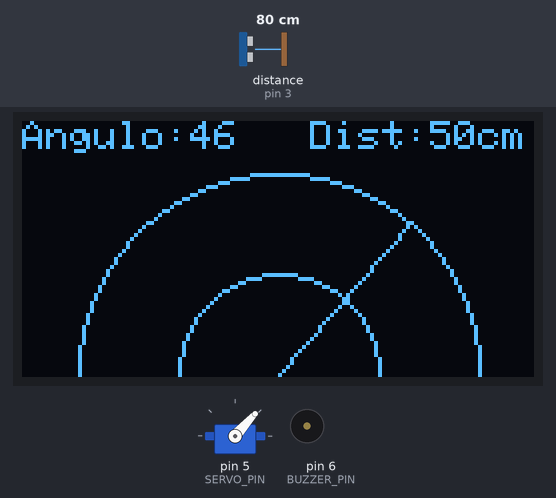
A sketch run on a simulated Arduino Uno, built with avr-gcc and run on an emulated ATmega328P. Shown: servo, 128×64 one-colour display, buzzer (waves = sounding, pin HIGH). Wiring (inferred from the names in the program): ultrasonic range finder: trigger pin 2; echo pin 3. Inputs (shaded band) come from the test bench; at power-on: distance to the obstacle (sensor on pin 3) 80 cm. The echo pulse lasts 58.3 µs per cm; pins used as bus, display or sensor lines are not drawn.

Above: at 3.24 s.
3.5 s: distance to the obstacle (sensor on pin 3) set to 2 cm
At 4.04 s:
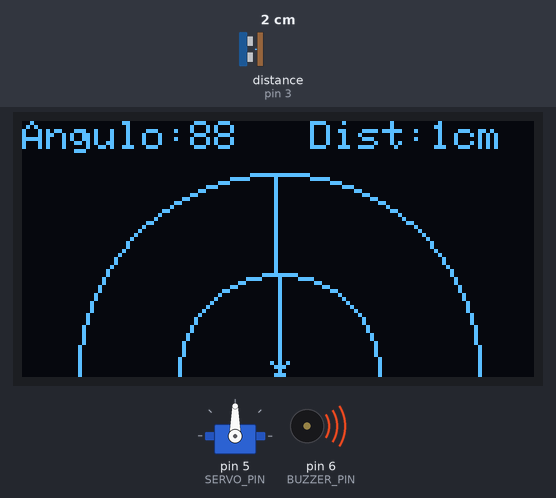
5.6 s: distance to the obstacle (sensor on pin 3) set to 35 cm
At 5.87 s:
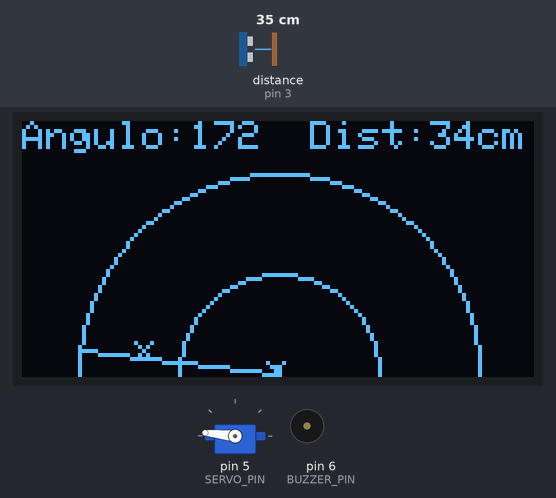
8.5 s: distance to the obstacle (sensor on pin 3) set to 28 cm
At 8.65 s:
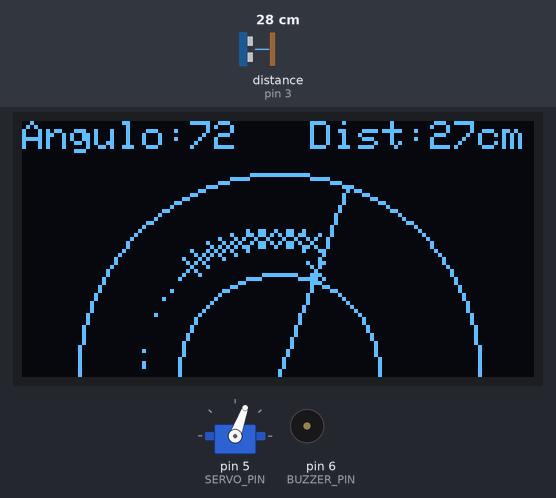
10.5 s: distance to the obstacle (sensor on pin 3) set to 22 cm
At 10.65 s:
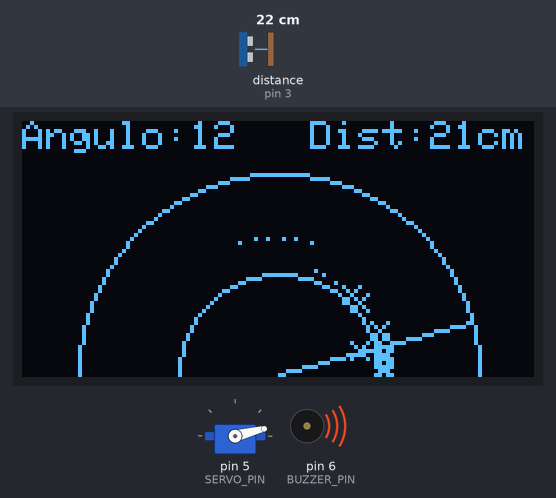
Timing chart, 0 to 33.3 s (numbered marks = the images above; inputs shaded):
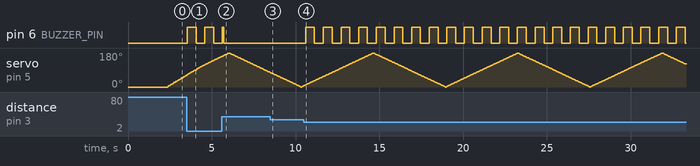

Measured:
- the behaviour switches between 26 and 25 cm on distance to the obstacle (sensor on pin 3) (found by bisection; images 3 and 4)
- after the input at 3.5 s, pin 6 (BUZZER_PIN): alternates HIGH for 0.54 s and LOW for 0.50 s, starting at once
- after the input at 10.5 s, pin 6 (BUZZER_PIN): alternates HIGH for 0.52 s and LOW for 0.53 s, starting after 0.10 s

The sketch:

radar.ino
```cpp
// BIBLIOTECAS UTILIZADAS

#include <Servo.h>
#include <Wire.h>
#include <Adafruit_GFX.h>
#include <Adafruit_SSD1306.h>

#define SCREEN_WIDTH 128
#define SCREEN_HEIGHT 64
#define OLED_RESET -1

Adafruit_SSD1306 display(SCREEN_WIDTH, SCREEN_HEIGHT, &Wire, OLED_RESET);

#define TRIG_PIN 2
#define ECHO_PIN 3
#define SERVO_PIN 5
#define BUZZER_PIN 6

// VARIÁVEIS GLOBAIS

Servo servo;

const int maxDistance = 50;
const int centerX = SCREEN_WIDTH / 2;
const int centerY = SCREEN_HEIGHT - 1;
const int maxRadius = 50;

struct Blip {
 float angle;
 int distance;
 unsigned long timestamp;
 bool active;
};

Blip blips[20];
int blipCount = 0;
unsigned long lastUpdate = 0;
const long fadeTime = 3000;
int currentAngle = 0;
int currentDistance = 0;
unsigned long lastToggle = 0;
bool toggleState = false;

float measureDistance() {

 digitalWrite(TRIG_PIN, LOW);
 delayMicroseconds(2);
 digitalWrite(TRIG_PIN, HIGH);
 delayMicroseconds(10);
 digitalWrite(TRIG_PIN, LOW);

 long duration = pulseIn(ECHO_PIN, HIGH, 30000);

 if (duration == 0) return maxDistance;
  float distance = duration * 0.034 / 2;
  return (distance > maxDistance) ? maxDistance : distance;
}

void addBlip(float angle, int distance) {
 if (blipCount < 20 && distance < maxDistance) {

  blips[blipCount].angle = angle;
  blips[blipCount].distance = distance;
  blips[blipCount].timestamp = millis();
  blips[blipCount].active = true;
  blipCount++;
 }
}

void updateBlips() {

 unsigned long currentTime = millis();
  for (int i = 0; i < blipCount; i++) {
   if (blips[i].active && (currentTime - blips[i].timestamp > fadeTime)) {
      blips[i].active = false;
  for (int j = i; j < blipCount - 1; j++) {
      blips[j] = blips[j + 1];
   }
   blipCount--;
   i--;
   }
  }
 }

void drawBlips() {
 unsigned long currentTime = millis();
  for (int i = 0; i < blipCount; i++) {
  if (blips[i].active) {
    float age = (currentTime - blips[i].timestamp) / (float)fadeTime;
    int x = centerX + (blips[i].distance * maxRadius / maxDistance) * cos(radians(blips[i].angle));
    int y = centerY - (blips[i].distance * maxRadius / maxDistance) * sin(radians(blips[i].angle));
  if (age < 0.5) {

 display.drawLine(x-2, y-2, x+2, y+2, SSD1306_WHITE);
 display.drawLine(x-2, y+2, x+2, y-2, SSD1306_WHITE);
 display.drawLine(x-2, y-2, x+2, y+2, SSD1306_WHITE);
 display.drawLine(x-2, y+2, x+2, y-2, SSD1306_WHITE);

 } else {
 display.drawPixel(x, y, SSD1306_WHITE);
   }
  }
 }
}

void drawRadar() {
 display.drawCircle(centerX, centerY, maxRadius / 2, SSD1306_WHITE);
 display.drawCircle(centerX, centerY, maxRadius, SSD1306_WHITE);
}

void drawInfo() {
 display.setTextSize(1);
 display.setTextColor(SSD1306_WHITE);
 display.setCursor(0, 0);
 display.print("Angulo:");
 display.print(currentAngle);
 display.setCursor(72, 0);
 display.print("Dist:");
 display.print(currentDistance);
 display.print("cm");
}

void handleBuzzer() {

 unsigned long currentTime = millis();
  if (currentDistance < 25) {
  if (currentTime - lastToggle >= 500) {
  toggleState = !toggleState;
  digitalWrite(BUZZER_PIN, toggleState);
  lastToggle = currentTime;
  }
 } else {

 digitalWrite(BUZZER_PIN, LOW);
 toggleState = false;
  }
 }

void setup() {

 pinMode(TRIG_PIN, OUTPUT);
 pinMode(ECHO_PIN, INPUT);
 pinMode(BUZZER_PIN, OUTPUT);
 digitalWrite(BUZZER_PIN, LOW);
 servo.attach(SERVO_PIN);
 servo.write(0);

 if(!display.begin(SSD1306_SWITCHCAPVCC, 0x3C)) {
  for(;;);
 }
  display.clearDisplay();
  display.setTextColor(WHITE);
  display.setTextSize(1);
  display.setCursor(22, 3);
  display.println("Radar Ultrassom! ");
  display.setTextSize(1);
  display.setCursor(25, 20);
  display.println("Toledino");
  display.display();
  delay(1200);
  display.clearDisplay();

  display.setTextSize(1.5);
  display.setCursor(20, 20);
  display.println("by Guto ");
  display.display();
  delay(1000);
  display.clearDisplay();
}

void loop() {
static int angle = 0;
static bool forward = true;
static unsigned long lastServoMove = 0;
static unsigned long lastMeasurement = 0;
unsigned long currentTime = millis();

if (currentTime - lastServoMove >= 25) {
servo.write(angle);
currentAngle = angle;

if (forward) {
angle += 2;
if (angle >= 180) {
angle = 180;
forward = false;
 }
} else {
angle -= 2;
if (angle <= 0) {
angle = 0;
forward = true;
   }
  }
 lastServoMove = currentTime;
}

if (currentTime - lastMeasurement >= 100) {
 currentDistance = (int)measureDistance();
  if (currentDistance < maxDistance) {
  addBlip(angle, currentDistance);
 }
 lastMeasurement = currentTime;
}

handleBuzzer();

if (currentTime - lastUpdate >= 33) {
display.clearDisplay();
updateBlips();
drawRadar();

int sweepX = centerX + maxRadius * cos(radians(angle));
int sweepY = centerY - maxRadius * sin(radians(angle));

display.drawLine(centerX, centerY, sweepX, sweepY, SSD1306_WHITE);
drawBlips();
drawInfo();
display.display();
lastUpdate = currentTime;
 }
}
```
